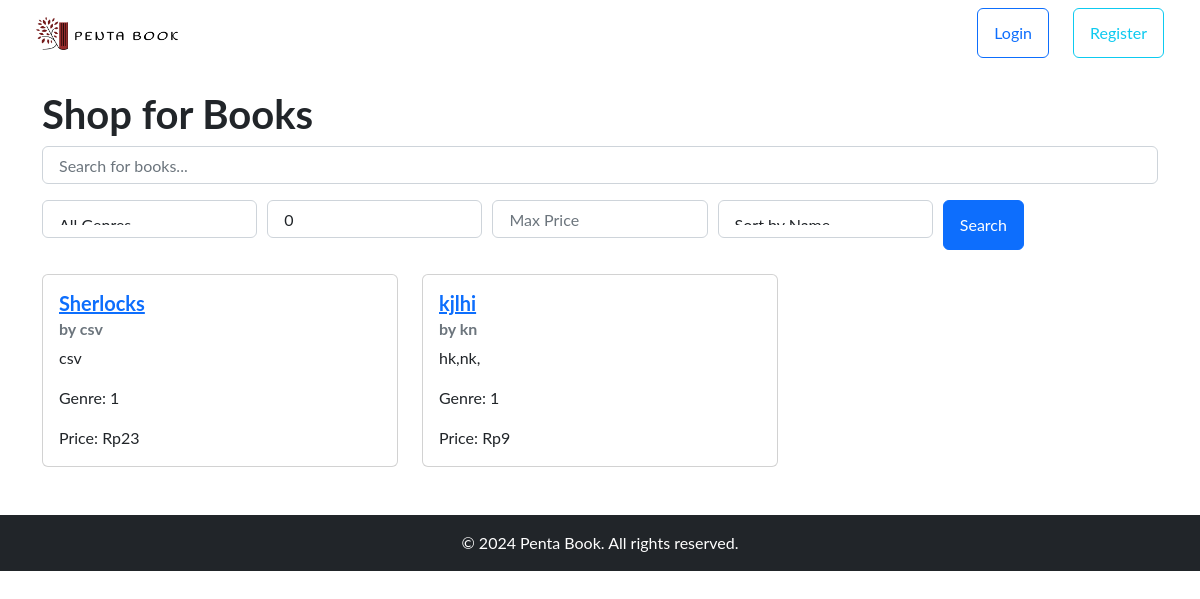
/shop_books, run on an earlier commit of the app's database.
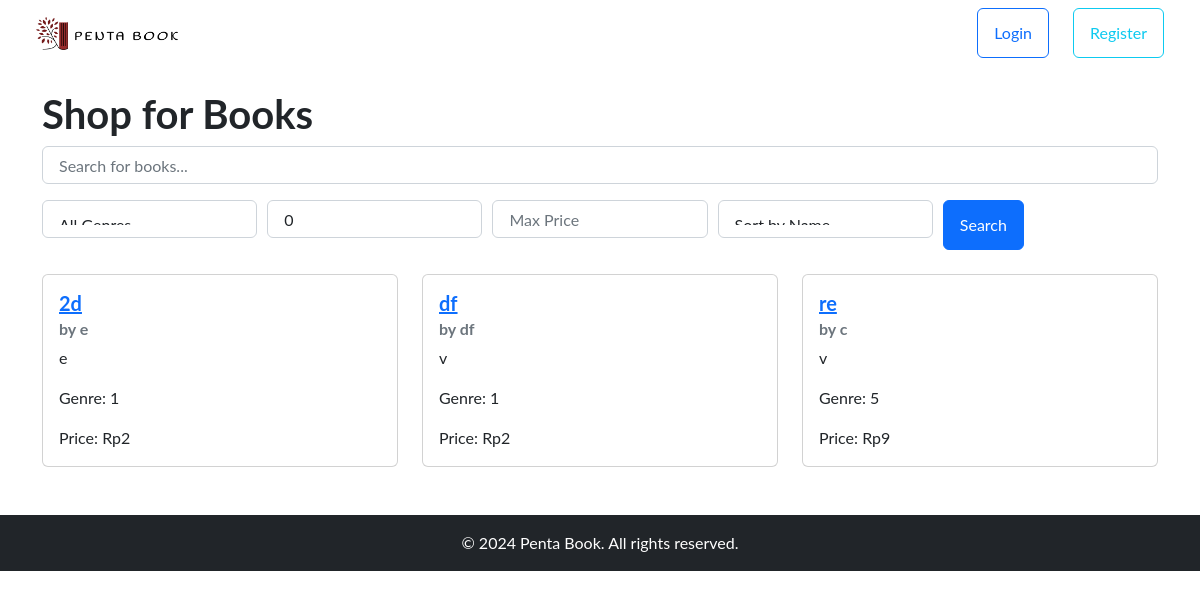
And on a later commit of the database.
### tables this page shows
CREATE TABLE "books"
(
    book_id     INTEGER
        primary key autoincrement,
    category_id integer
        references categories,
    shop_id     integer
        references shop,
    book_name   TEXT,
    isbn        integer,
    author      TEXT,
    desc        TEXT,
    price       REAL,
    stock       integer,
    img_url     TEXT
);

### app.py (the view)
@app.route('/shop_books', methods=['GET'])
def shop_books():
    query = request.args.get('query', '')
    genre = request.args.get('genre', '')
    price_min = request.args.get('price_min', 0)
    price_max = request.args.get('price_max', float('inf'))
    sort = request.args.get('sort', 'book_name')
    db = get_db()
    cursor = db.cursor()
    sql_query = "SELECT * FROM books WHERE 1=1"
    parameters = []
    if query:
        sql_query += " AND (book_name LIKE ? OR author LIKE ?)"
        parameters.extend(['%' + query + '%', '%' + query + '%'])
    if genre:
        sql_query += " AND genre = ?"
        parameters.append(genre)
    sql_query += " AND price BETWEEN ? AND ?"
    parameters.extend([price_min, price_max])
    if sort == 'price_asc':
        sql_query += " ORDER BY price ASC"
    elif sort == 'price_desc':
        sql_query += " ORDER BY price DESC"
    else:
        sql_query += f" ORDER BY {sort}"
    cursor.execute(sql_query, parameters)
    books = cursor.fetchall()
    return render_template('shop/shop_books.html', books=books, format_currency=format_currency)

### app.py (called while the page is built)
def get_db():
    if 'db' not in g:
        g.db = sqlite3.connect(app.config['DATABASE'])
        g.db.row_factory = sqlite3.Row
    return g.db

def format_currency(value):
    if value is None:
        return "Rp0"  # Atau format default lainnya
    return f'Rp{value:,.0f}'.replace(',', '.')

### templates/shop/shop_books.html (shortened to what this page needs)
{% extends "customer/base.html" %}
{% block content %}
    <h1>Shop for Books</h1>
    <form method="GET" action="{{ url_for('shop_books') }}" class="mb-4">
        <div class="form-row">
            <div class="col">
                <input type="text" name="query" class="form-control" placeholder="Search for books..." value="{{ request.args.get('query', '') }}">
            </div>
        </div>
        <div class="form-row mt-3">
            <div class="col">
                <select name="genre" class="form-control">
                    <option value="" {% if request.args.get('genre') == '' %}selected{% endif %}>All Genres</option>
                </select>
            </div>
            <div class="col">
                <input type="number" name="price_min" class="form-control" placeholder="Min Price" value="{{ request.args.get('price_min', 0) }}">
            </div>
            <div class="col">
                <input type="number" name="price_max" class="form-control" placeholder="Max Price" value="{{ request.args.get('price_max', 'inf') }}">
            </div>
            <div class="col">
                <select name="sort" class="form-control">
                    <option value="book_name" {% if request.args.get('sort') == 'book_name' %}selected{% endif %}>Sort by Name</option>
                </select>
            </div>
            <div class="col">
                <button type="submit" class="btn btn-primary">Search</button>
            </div>
        </div>
    </form>
    <div class="row">
    {% for book in books %}
        <div class="col-md-4 mb-4">
            <div class="card h-100">
                <div class="card-body">
                    <h5 class="card-title"><a href="{{ url_for('book', book_id=book['book_id']) }}">{{ book['book_name'] }}</a></h5>
                    <h6 class="card-subtitle mb-2 text-muted">by {{ book['author'] }}</h6>
                    <p class="card-text">{{ book['desc'] }}</p>
                    <p class="card-text">Genre: {{ book['category_id'] }}</p>
                    <p class="card-text">Price: {{ format_currency(book['price']) }}</p>
                </div>
            </div>
        </div>
    {% endfor %}
    </div>
{% endblock %}

What changed in the data, as far as the page shows it:
removed books: book_name "Sherlocks", author "csv", desc "csv", category_id "1", price "Rp23"
added books: book_name "2d", author "e", desc "e", category_id "1", price "Rp2"
changed books (number 2 of 3 on the later page): book_name "kjlhi" → "df"; author "kn" → "df"; desc "hk,nk," → "v"; price "Rp9" → "Rp2"
added books: book_name "re", author "c", desc "v", category_id "5", price "Rp9"
